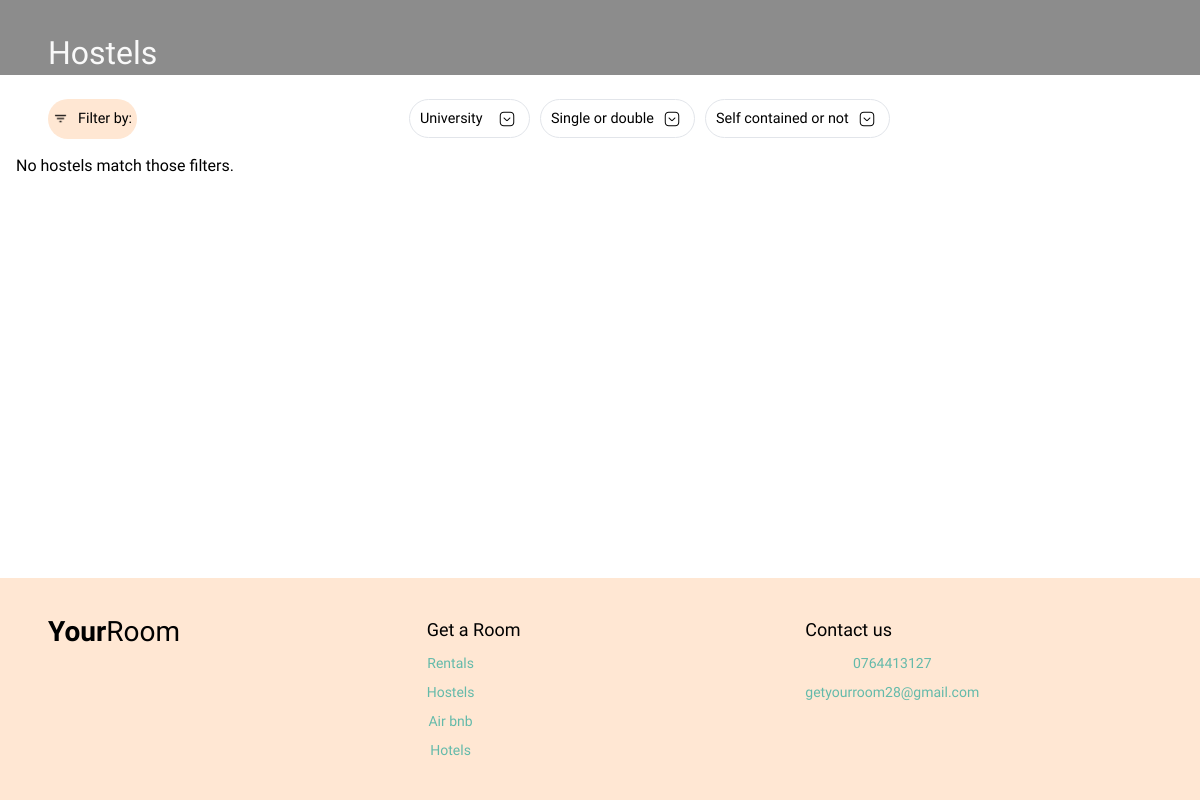
/hostels/, run on an earlier commit of the app's database.
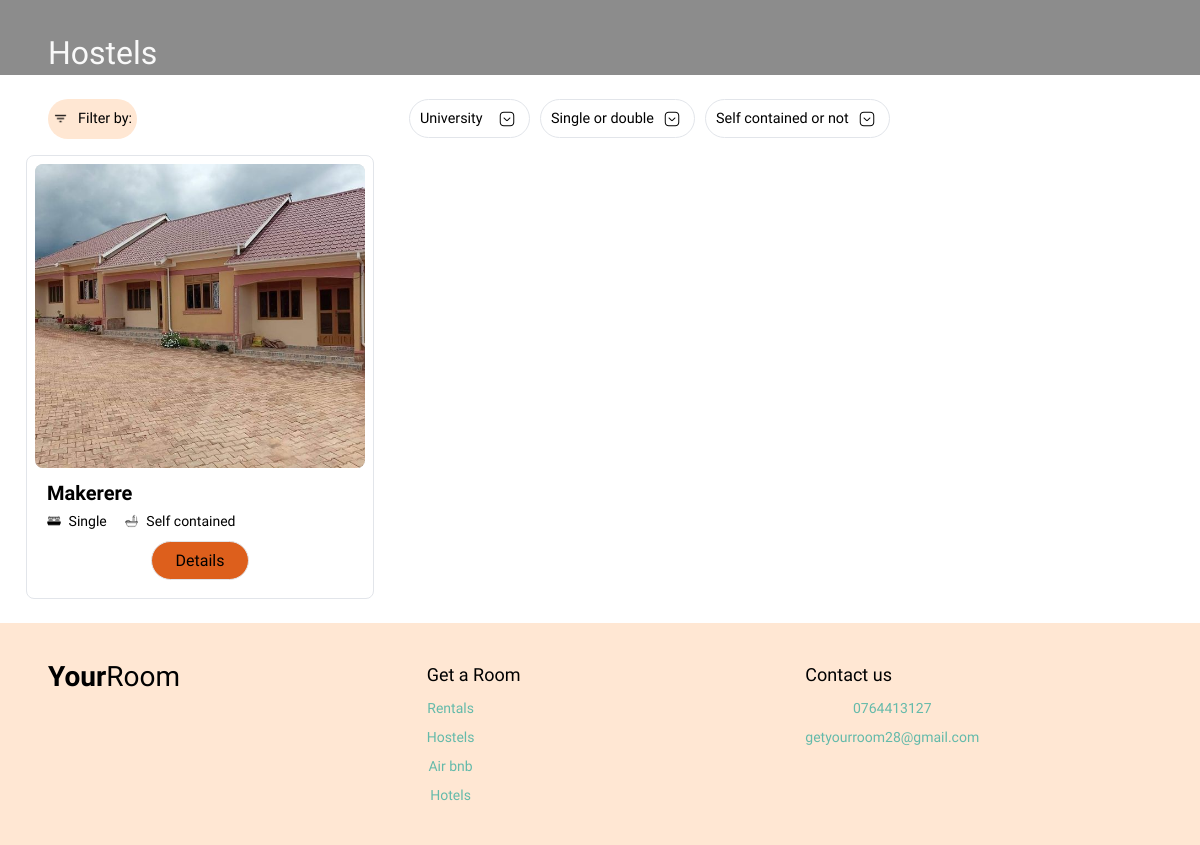
And on a later commit of the database.
### your_room/models.py (models this page shows, shortened)
class BaseUnit(models.Model):
    name = models.CharField(max_length=150)
    location = models.CharField(max_length=150)
    description = models.TextField(
        blank=True,
        max_length=2000,
        help_text="Describe the unit: facilities, rules, nearby places, etc.",
    )
    class Meta:
        abstract = True
        ordering = ["name"]

class Hostel(BaseUnit):
    university = models.CharField(max_length=150)
    room_type = models.CharField(max_length=10, choices=RoomType.choices)
    self_contained = models.BooleanField(default=False)
    price = models.DecimalField(max_digits=10, decimal_places=2, null=True, blank=True)
    is_booked = models.BooleanField(default=False)
    lessor = models.ForeignKey(Lessor, related_name="hostels", on_delete=models.PROTECT, null=True, blank=True)

class UnitImageBase(models.Model):
    image = models.ImageField(upload_to="units/%Y/%m/")
    is_main = models.BooleanField(
        default=False,
        help_text="Check this box to set this image as the main display photo."
    )
    class Meta:
        abstract = True
        ordering = ["is_main"]

class HostelImage(UnitImageBase):
    unit = models.ForeignKey(Hostel, related_name="images", on_delete=models.CASCADE)

### your_room/views.py (the view)
# urls.py: path("hostels/", hostel, name = "hostels"),
def hostel(request):
    units = Hostel.objects.filter(is_booked=False).prefetch_related("images")
    university = request.GET.get("university")
    room_type = request.GET.get("room_type")
    self_contained = request.GET.get("self_contained")
    if university:
        units = units.filter(university__icontains=university)
    if room_type:
        units = units.filter(room_type=room_type)
    if self_contained in ("true", "false"):
        units = units.filter(self_contained=(self_contained == "true"))
    context = {
        "units": units,
        "universities": Hostel.objects.values_list("university", flat=True).distinct(),
    }
    return render(request, "your_room/hostels.html", context)

### your_room/templates/your_room/hostels.html (shortened to what this page needs)
<!DOCTYPE html>
{% load static %}
<html lang="en">
<head>
<link rel="stylesheet" href="{% static 'your_room/styles.css' %}" />
</head>
<body>
<main>
  <h1 class="page-title container">Hostels</h1>
  <div class = "filters container" >
    <span class="filters filter_by"><img src="{% static 'your_room/images/filter_icon.png' %}" alt="" />Filter by:</span>
    <form class = "filters filter_container", method = "get", id = "filter-form">
      <select name = "university", class = "filter", onchange="document.getElementById('filter-form').submit()">
        <option value = "">University</option>
      </select>
      <select name="room_type" class="filter" onchange="document.getElementById('filter-form').submit()">
      <option value="">Single or double</option>
    </select>
    <select name="self_contained" class="filter" onchange="document.getElementById('filter-form').submit()">
      <option value="">Self contained or not</option>
    </select>
    </form>
  </div>
  <div class="grid container">
   {% for unit in units %}
      <article class="card">
        {% with unit.images.first as img %}
          {% if img %}
            <img src="{{ img.image.url }}" alt="{{ unit.name }}" loading="lazy" />
          {% else %}
            <img src="{% static 'your_room/images/hero.png' %}" alt="{{ unit.name }}" loading="lazy" />
          {% endif %}
        {% endwith %}
        <div class="card_description">
          <h3>{{ unit.university }}</h3>
          <div class ="unit_specification_section">
            <div class = "unit_specification">
              <img src = "{% static 'your_room/images/bed_icon.png' %}" />
              <p>{{ unit.room_type|capfirst }}</p>
            </div>
            <div class = "unit_specification">
              <img src = "{% static 'your_room/images/bathroom_icon.png' %}" />
              {% if unit.self_contained %}
              <p>Self contained</p>
              {% else %}
              <p>Not self-contained</p>
              {% endif %}
            </div>
          </div>
        </div>
        <div class="card__action">
          <a class="btn btn--sm" href="{% url 'unit-detail' 'hostel' unit.pk %}">Details</a>
        </div>
      </article>
    {% empty %}
      <p>No hostels match those filters.</p>
    {% endfor %}
  </div>
</main>
<footer class="footer container">
  <a class="logo" href="{% url 'index' %}"><b>Your</b><span>Room</span></a>
  <div class="col">
    <strong>Get a Room</strong>
    <div class="footer_nav">
      <a href="{% url 'rentals' %}">Rentals</a>
      <a href="{% url 'hostels' %}">Hostels</a>
      <a href="{% url 'airbnb' %}">Air bnb</a>
      <a href="{% url 'hotels' %}">Hotels</a>
    </div>
  </div>
  <div class="col">
    <strong>Contact us</strong>
    <div class="footer_nav">
      <span>0764413127</span>
      <span>getyourroom28@gmail.com</span>
    </div>
  </div>
</footer>
</body>
</html>

What changed in the data, as far as the page shows it:
now on this page (row edited): Hostel: images.first.image (picture), university "Makerere", room_type "Single", self_contained "Self contained"
Also different on the page:
text no longer shown: "No hostels match those filters."
